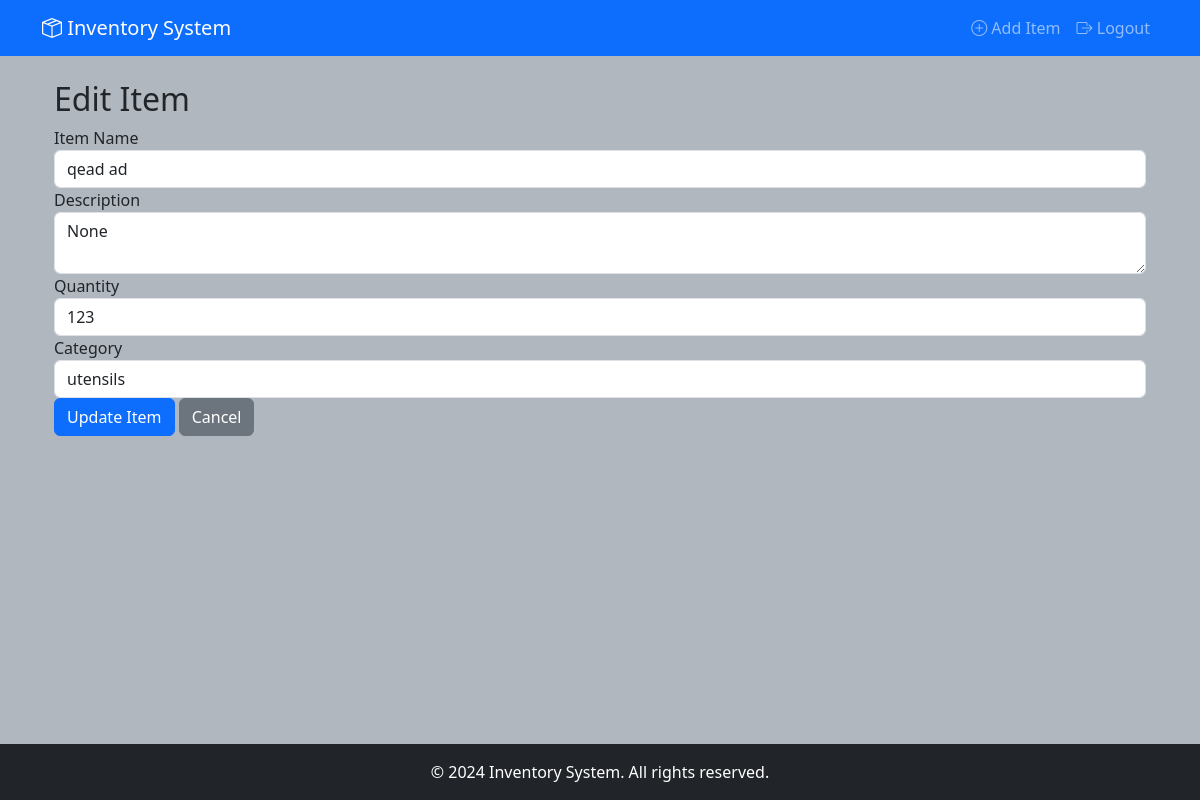
/edit/2 (signed in), run on the app's committed database.
### models.py (models this page shows)
class InventoryItem(db.Model):
    id = db.Column(db.Integer, primary_key=True)
    name = db.Column(db.String(100), nullable=False)
    description = db.Column(db.Text)
    quantity = db.Column(db.Integer, default=0)
    user_id = db.Column(db.Integer, db.ForeignKey('user.id'), nullable=False)
    category_id = db.Column(db.Integer, db.ForeignKey('category.id') , nullable=True)

class Category(db.Model):
    id = db.Column(db.Integer, primary_key=True)
    name = db.Column(db.String(50), unique=True, nullable=False)
    items = db.relationship('InventoryItem', backref='item_category', lazy=True)

### routes.py (the view, shortened to what this page needs)
@routes.route('/edit/<int:id>', methods=['GET', 'POST'])
@login_required
def edit_item(id):
    categories = Category.query.all()
    item = InventoryItem.query.get_or_404(id)
    if item.owner != current_user:
        abort(403)
    return render_template('edit_item.html', item=item , categories=categories)

### models.py (called while the page is built)
@login_manager.user_loader
def load_user(user_id):
    return User.query.get(int(user_id))

### templates/edit_item.html (shortened to what this page needs)
{% extends 'base.html' %}
{% block content %}
<div class="container mt-4">
    <h2>Edit Item</h2>
    <form method="POST">
        <div class="form-group">
            <label>Item Name</label>
            <input type="text" class="form-control" name="name" value="{{ item.name }}" required>
        </div>
        <div class="form-group">
            <label>Description</label>
            <textarea class="form-control" name="description">{{ item.description }}</textarea>
        </div>
        <div class="form-group">
            <label>Quantity</label>
            <input type="number" class="form-control" name="quantity" value="{{ item.quantity }}" required>
        </div>
        <div class="form-group">
            <label>Category</label>
            <select class="form-control" name="category">
                {% for category in categories %}
                <option value="{{ category.id }}"
                    {% if category.id == item.category_id %}selected{% endif %}>
                    {{ category.name }}
                </option>
                {% endfor %}
            </select>
        </div>
        <button type="submit" class="btn btn-primary">Update Item</button>
        <a href="{{ url_for('routes.dashboard') }}" class="btn btn-secondary">Cancel</a>
    </form>
</div>
{% endblock %}

### static/css/style.css (style rules this page uses)
body { background-color: #b1b7be; }

### data on the page
InventoryItem: name "qead ad", description "None", quantity "123", category "utensils"
